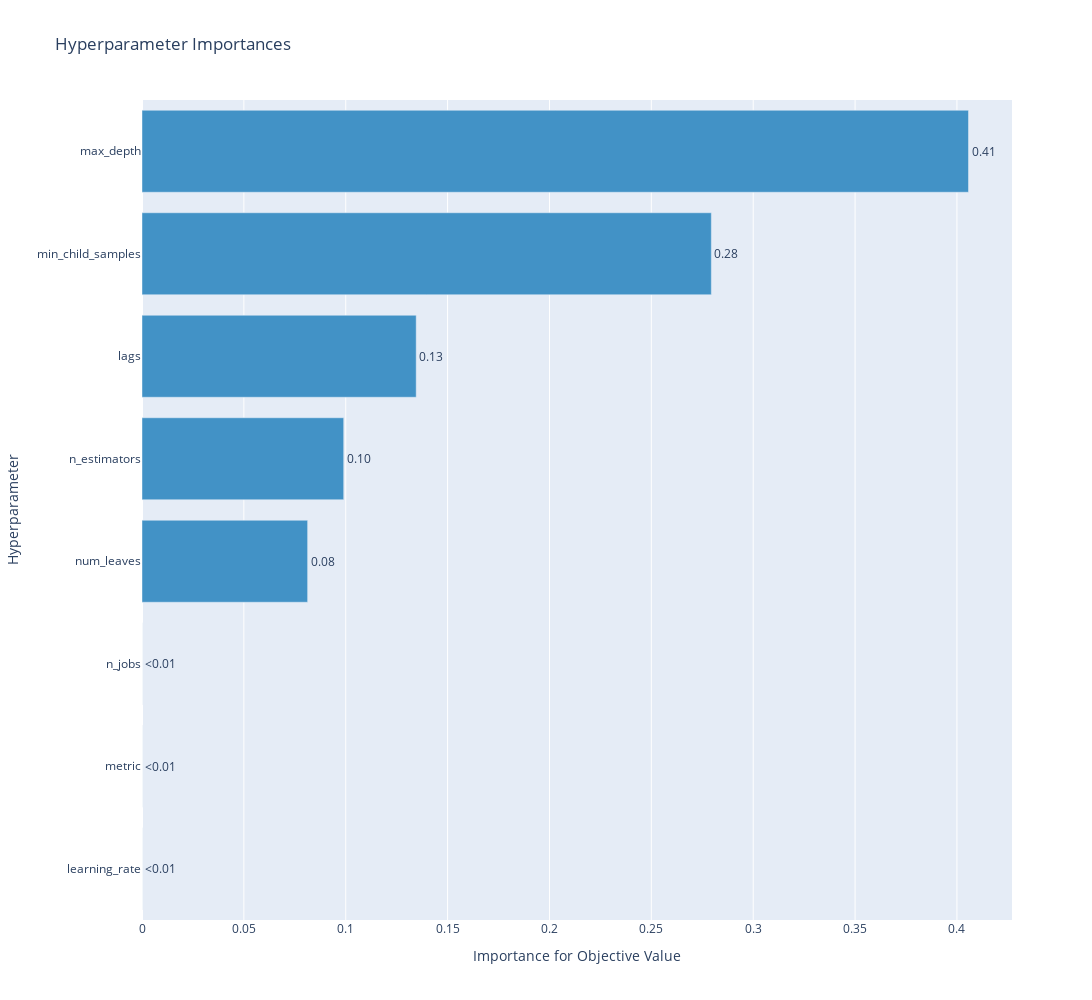

Source (notebook cell):
### Code cell
fig = plot_param_importances(locations_studies[example_location])
fig.update_layout(width=1200,height=1000)
fig.show(config=plotly_config)

### Figure 1 — Plotly figure (JSON) as saved in the notebook; plotly's stock layout.template omitted (floating-point values rounded to 4 significant figures)
{"data": [{"cliponaxis": false, "hovertemplate": ["learning_rate (CategoricalDistribution): 0.0<extra></extra>", "metric (CategoricalDistribution): 0.0<extra></extra>", "n_jobs (CategoricalDistribution): 0.0<extra></extra>", "num_leaves (IntDistribution): 0.08129446759350399<extra></extra>", "n_estimators (IntDistribution): 0.09900071332235318<extra></extra>", "lags (IntDistribution): 0.13458234424331172<extra></extra>", "min_child_samples (IntDistribution): 0.27944928928423785<extra></extra>", "max_depth (IntDistribution): 0.4056731855565933<extra></extra>"], "marker": {"color": "rgb(66,146,198)"}, "orientation": "h", "text": ["<0.01", "<0.01", "<0.01", "0.08", "0.10", "0.13", "0.28", "0.41"], "textposition": "outside", "type": "bar", "x": [0, 0, 0, 0.08129, 0.099, 0.1346, 0.2794, 0.4057], "y": ["learning_rate", "metric", "n_jobs", "num_leaves", "n_estimators", "lags", "min_child_samples", "max_depth"]}], "layout": {"height": 1000, "showlegend": false, "title": {"text": "Hyperparameter Importances"}, "width": 1200, "xaxis": {"title": {"text": "Importance for Objective Value"}}, "yaxis": {"title": {"text": "Hyperparameter"}}}}
